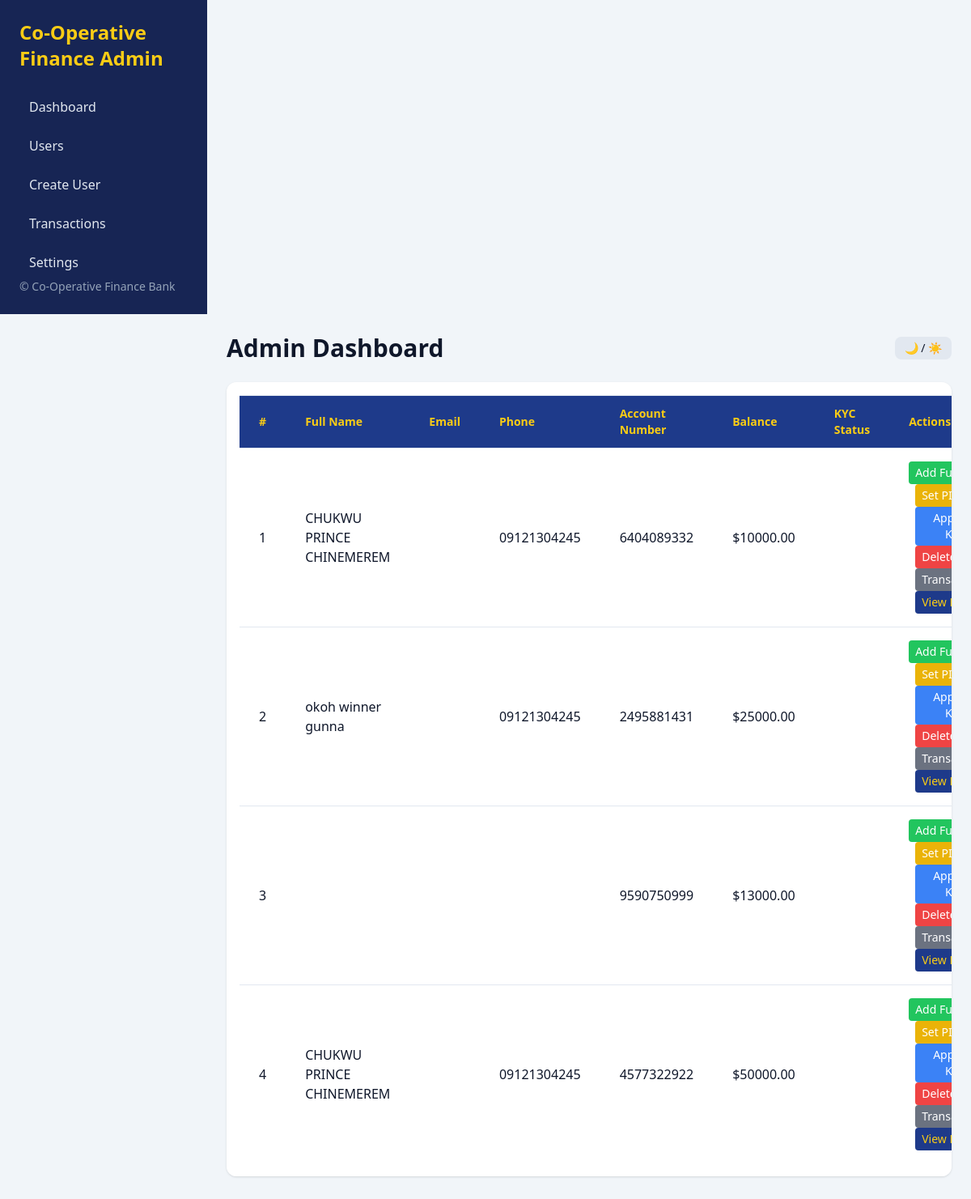
Before: /admin-dashboard/ (signed in) with the older database file.
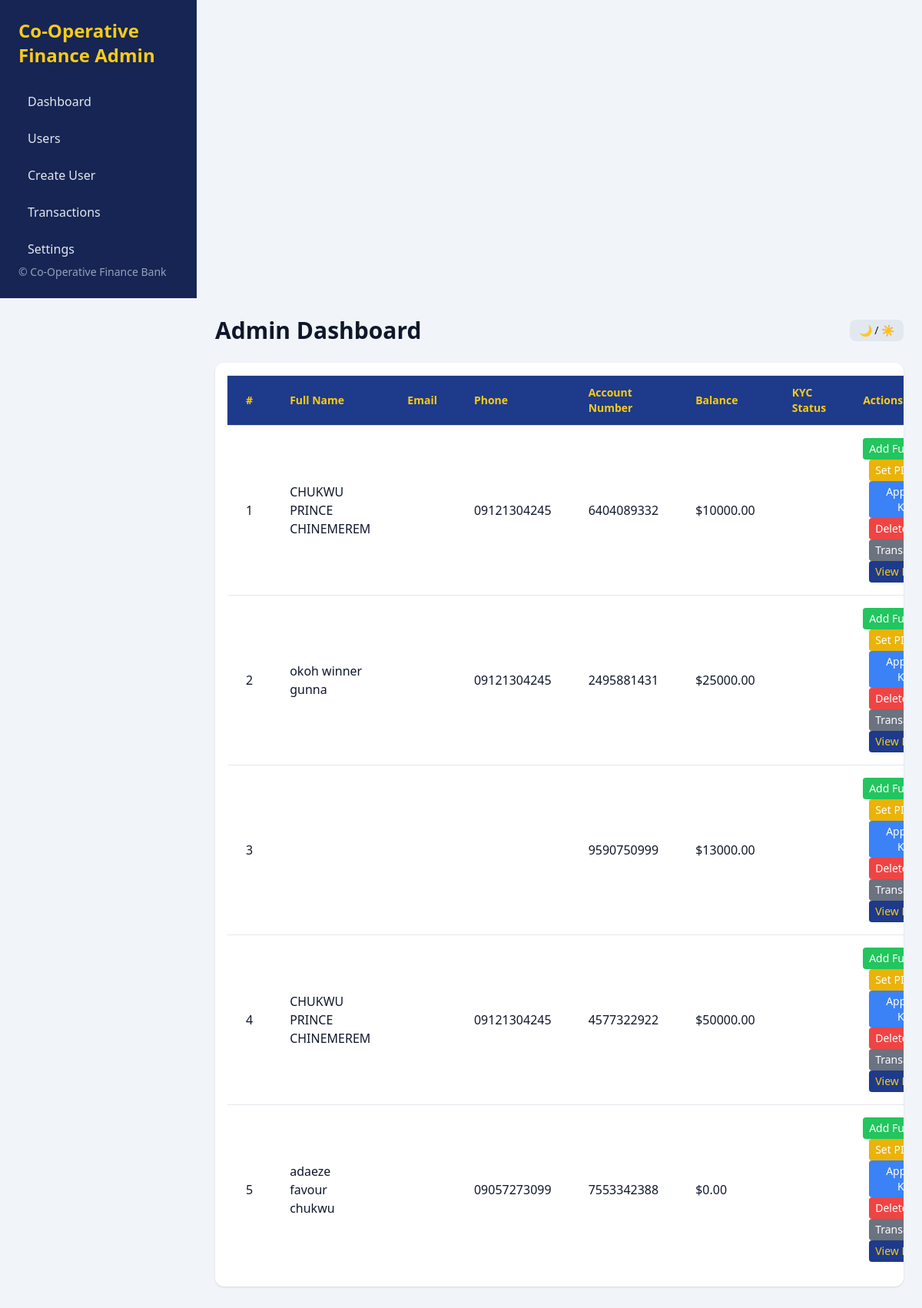
After: the same page with the newer database file.
### core/models.py (models this page shows, shortened)
class UserProfile(models.Model):
	user = models.OneToOneField(User, on_delete=models.CASCADE)
	full_name = models.CharField(max_length=100)
	phone = models.CharField(max_length=20)
	address = models.CharField(max_length=255)
	dob = models.DateField()
	sex = models.CharField(max_length=10)
	country = models.CharField(max_length=50)
	occupation = models.CharField(max_length=50)
	passport = models.ImageField(upload_to='passports/')
	account_number = models.CharField(max_length=20, unique=True, default=generate_account_number)
	balance = models.DecimalField(max_digits=12, decimal_places=2, default=0.00)
	is_authorized = models.BooleanField(default=True)  # If False, transfers require admin approval
	pending_transfer = models.DecimalField(max_digits=12, decimal_places=2, default=0.00)  # Amount pending admin approval
	transfer_pin = models.CharField(max_length=10, blank=True, null=True)  # PIN issued by admin
	is_frozen = models.BooleanField(default=False)  # If True, account is frozen

### core/views.py (the view, shortened to what this page needs)
# urls.py: path('admin-dashboard/', views.admin_dashboard, name='admin_dashboard'),
@staff_member_required
def admin_dashboard(request):
    from django.contrib import messages
    from .models import UserProfile, Transaction, Notification
    users = UserProfile.objects.all()
    transactions = Transaction.objects.all().order_by('-timestamp')[:50]
    return render(request, 'core/admin_dashboard.html', {'users': users, 'transactions': transactions})

### core/templates/core/admin_dashboard.html (shortened to what the changed rows need)
<!DOCTYPE html>
<html lang="en" class="dark">
<head>
    <script src="https://cdn.tailwindcss.com"></script>
</head>
<body class="bg-slate-100 dark:bg-slate-900 text-slate-900 dark:text-slate-100">
<div class="min-h-screen flex flex-col">
    <aside id="adminSidebar" class="admin-sidebar w-64 bg-blue-950 text-slate-200 fixed inset-y-0 left-0 p-6 flex flex-col justify-between md:static md:transform-none md:open">
        <div>
            <h2 class="text-2xl font-bold text-yellow-400 mb-6">Co-Operative Finance Admin</h2>
        </div>
    </aside>
    <div class="flex-1 admin-main md:ml-64 p-4 md:p-6">
        <header class="flex flex-col sm:flex-row justify-between items-center mb-6 gap-2">
            <h1 class="text-2xl md:text-3xl font-bold text-center w-full md:w-auto">Admin Dashboard</h1>
        </header>
        <div id="usersTableSection" class="overflow-x-auto bg-white dark:bg-slate-800 rounded-xl shadow p-4 mb-6">
            <table class="min-w-full divide-y divide-slate-200 dark:divide-slate-700 admin-table">
                <thead>
                    <tr class="bg-blue-900 text-yellow-400">
                        <th class="px-6 py-3 text-left text-sm font-semibold">#</th>
                        <th class="px-6 py-3 text-left text-sm font-semibold">Full Name</th>
                        <th class="px-6 py-3 text-left text-sm font-semibold">Email</th>
                        <th class="px-6 py-3 text-left text-sm font-semibold">Phone</th>
                        <th class="px-6 py-3 text-left text-sm font-semibold">Account Number</th>
                        <th class="px-6 py-3 text-left text-sm font-semibold">Balance</th>
                        <th class="px-6 py-3 text-left text-sm font-semibold">KYC Status</th>
                        <th class="px-6 py-3 text-left text-sm font-semibold">Actions</th>
                    </tr>
                </thead>
                <tbody class="divide-y divide-slate-200 dark:divide-slate-700">
                    {% for user in users %}
                    <tr class="hover:bg-blue-50 dark:hover:bg-slate-700 transition">
                        <td class="px-6 py-4">{{ forloop.counter }}</td>
                        <td class="px-6 py-4">{{ user.full_name }}</td>
                        <td class="px-6 py-4">{{ user.email }}</td>
                        <td class="px-6 py-4">{{ user.phone }}</td>
                        <td class="px-6 py-4">{{ user.account_number }}</td>
                        <td class="px-6 py-4"><span id="balance-{{ forloop.counter }}" class="balance-value">${{ user.balance }}</span></td>
                        <td class="px-6 py-4">
                        </td>
                        <td class="px-6 py-4 space-x-2">
                            <button onclick="openAddFunds({{ user.id }})" class="bg-green-500 hover:bg-green-400 px-2 py-1 rounded text-white text-sm">Add Funds</button>
                            <button onclick="openSetPin({{ user.id }})" class="bg-yellow-500 hover:bg-yellow-400 px-2 py-1 rounded text-white text-sm">Set PIN</button>
                            <button onclick="approveKYC({{ forloop.counter }})" class="bg-blue-500 hover:bg-blue-400 px-2 py-1 rounded text-white text-sm">Approve KYC</button>
                            <form id="deleteUserForm-{{ user.id }}" method="post" style="display:inline;">
                                <button type="button" onclick="deleteUser({{ user.id }})" class="bg-red-500 hover:bg-red-400 px-2 py-1 rounded text-white text-sm">Delete</button>
                            </form>
                            <button onclick="toggleTxHistory({{ forloop.counter }})" class="bg-gray-500 hover:bg-gray-400 px-2 py-1 rounded text-white text-sm">Transactions</button>
                            <button onclick="openUserDetails({{ forloop.counter }})" class="bg-blue-900 hover:bg-blue-800 px-2 py-1 rounded text-yellow-400 text-sm">View Details</button>
                        </td>
                    </tr>
                    {% endfor %}
                </tbody>
            </table>
        </div>
    </div>
</div>
</body>
</html>

Changed rows visible on the page:
added UserProfile: full_name "adaeze favour chukwu", phone "09057273099", account_number "7553342388", balance "0.00"
